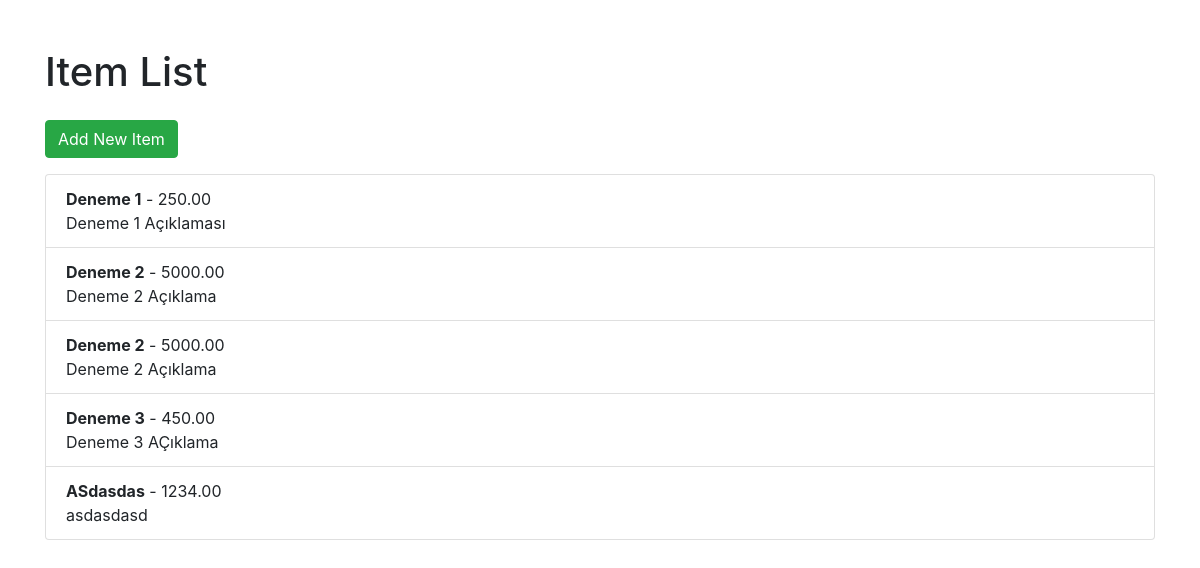
The page / on the database its author committed.
### main/models.py (models this page shows, shortened)
class Item(models.Model):
    name = models.CharField(max_length=100)
    description = models.TextField(blank=True)
    price = models.DecimalField(max_digits=10, decimal_places=2)
    created_at = models.DateTimeField(auto_now_add=True)

### main/views.py (the view)
# urls.py: path('', item_list, name='item_list'),
def item_list(request):
    items = Item.objects.all()
    return render(request, 'item_list.html', {'items': items})

### main/templates/item_list.html (shortened to what this page needs)
<!DOCTYPE html>
<html lang="en">
<head>
    <link rel="stylesheet" href="https://stackpath.bootstrapcdn.com/bootstrap/4.5.2/css/bootstrap.min.css">
</head>
<body>
    <div class="container mt-5">
        <h1 class="mb-4">Item List</h1>
        <a href="{% url 'add_item' %}" class="btn btn-success mb-3">Add New Item</a>
        <ul class="list-group">
            {% for item in items %}
                <li class="list-group-item">
                    <strong>{{ item.name }}</strong> - {{ item.price }} <br>
                    {{ item.description }}
                </li>
            {% endfor %}
        </ul>
    </div>
</body>
</html>

### rows shown on the page
Item: name "Deneme 1", price "250.00", description "Deneme 1 Açıklaması"
Item: name "Deneme 2", price "5000.00", description "Deneme 2 Açıklama"
Item: name "Deneme 2", price "5000.00", description "Deneme 2 Açıklama"
Item: name "Deneme 3", price "450.00", description "Deneme 3 AÇıklama"
Item: name "ASdasdas", price "1234.00", description "asdasdasd"
